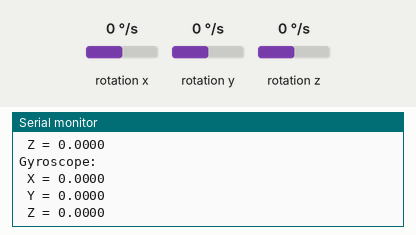
Bench run of a sketch on a simulated Arduino Uno, built with avr-gcc and run on an emulated ATmega328P. Parts: the last lines printed to the serial monitor. The inputs (shaded band) are chosen by the test bench; at power-on: rotation x 0 °/s, rotation y 0 °/s, rotation z 0 °/s.

Above: at 3.2 s.
3.3 s: rotation x set to -192 °/s
At 4.6 s:
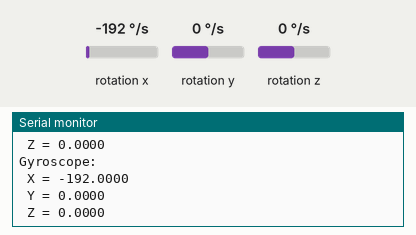
4.8 s: rotation y set to -192 °/s
At 5.9 s:
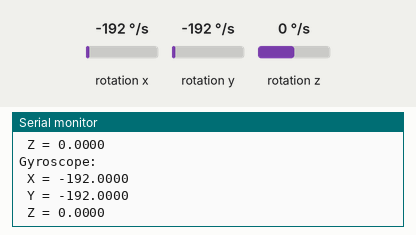
6.3 s: rotation z set to -192 °/s
At 7.7 s:
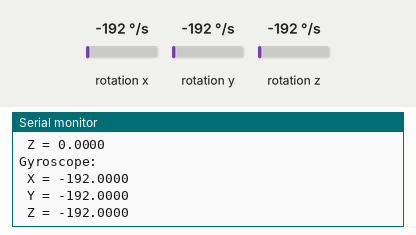

Measured:
- after the input at 3.3 s, the serial monitor: prints a new line after 0.83 s (image 1)
- after the input at 4.8 s, the serial monitor: prints a new line after 0.35 s (image 2)
- after the input at 6.3 s, the serial monitor: prints a new line after 0.88 s (image 3)

The sketch:

GYRO-Calibration.ino
```cpp
#include "LSM6DS3.h"
#include "Wire.h"

//Create an instance of class LSM6DS3
LSM6DS3 myIMU(I2C_MODE, 0x6A);    //I2C device address 0x6A

// Gyroscope Bias Values
float gyroBiasX = 0.0;
float gyroBiasY = 0.0;
float gyroBiasZ = 0.0;

void setup() {
    Serial.begin(9600);
    while (!Serial);

    // Call .begin() to configure the IMU
    if (myIMU.begin() != 0) {
        Serial.println("Device error");
    } else {
        Serial.println("Device OK!");
    }

    // Calibrate Gyroscope
    calibrateGyro();
}

void loop() {
    // Read Gyroscope Data and Apply Bias Correction
    Serial.print("\nGyroscope:\n");
    Serial.print(" X = ");
    Serial.println(myIMU.readFloatGyroX() - gyroBiasX, 4);
    Serial.print(" Y = ");
    Serial.println(myIMU.readFloatGyroY() - gyroBiasY, 4);
    Serial.print(" Z = ");
    Serial.println(myIMU.readFloatGyroZ() - gyroBiasZ, 4);

    delay(1000);
}

void calibrateGyro() {
    const int numSamples = 100;
    float sumX = 0.0;
    float sumY = 0.0;
    float sumZ = 0.0;

    Serial.println("Calibrating gyroscope... Please keep the IMU still.");

    for (int i = 0; i < numSamples; i++) {
        sumX += myIMU.readFloatGyroX();
        sumY += myIMU.readFloatGyroY();
        sumZ += myIMU.readFloatGyroZ();
        delay(20); // Wait 20ms between samples
    }

    gyroBiasX = sumX / numSamples;
    gyroBiasY = sumY / numSamples;
    gyroBiasZ = sumZ / numSamples;

    Serial.println("Gyroscope calibration complete.");
    Serial.print("Gyro Bias X: "); Serial.println(gyroBiasX, 4);
    Serial.print("Gyro Bias Y: "); Serial.println(gyroBiasY, 4);
    Serial.print("Gyro Bias Z: "); Serial.println(gyroBiasZ, 4);
}
```
